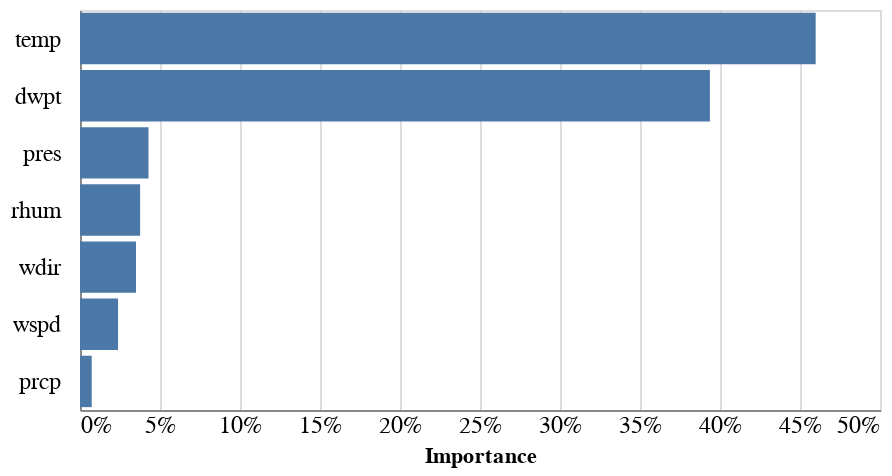

The code cell stored with this chart in its notebook:
### Code cell
alt.Chart(feature_importance_df).mark_bar().encode(
    x=alt.X('Importance:Q', axis=alt.Axis(format="%", tickSize=0, labelFontSize=12)),
    y=alt.Y(
        'Feature:N', sort=list(feature_importance_df.Feature), title="",
        axis=alt.Axis(tickSize=0, labelFontSize=12, labelPadding=10)),
).properties(
    height=200
)

### Figure 1 — Vega-Lite specification as saved in the notebook (floating-point values rounded to 4 significant figures)
{"config": {"view": {"continuousWidth": 400, "continuousHeight": 300}}, "data": {"name": "data-40d5f3065bcf2768eeafc3b813911fcf"}, "mark": "bar", "encoding": {"x": {"axis": {"format": "%", "labelFontSize": 12, "tickSize": 0}, "field": "Importance", "type": "quantitative"}, "y": {"axis": {"labelFontSize": 12, "labelPadding": 10, "tickSize": 0}, "field": "Feature", "sort": ["temp", "dwpt", "pres", "rhum", "wdir", "wspd", "prcp"], "title": "", "type": "nominal"}}, "height": 200, "$schema": "https://vega.github.io/schema/vega-lite/v4.17.0.json", "datasets": {"data-40d5f3065bcf2768eeafc3b813911fcf": [{"Feature": "temp", "Importance": 0.4598}, {"Feature": "dwpt", "Importance": 0.3937}, {"Feature": "pres", "Importance": 0.04282}, {"Feature": "rhum", "Importance": 0.03757}, {"Feature": "wdir", "Importance": 0.035}, {"Feature": "wspd", "Importance": 0.02377}, {"Feature": "prcp", "Importance": 0.00733}]}}
